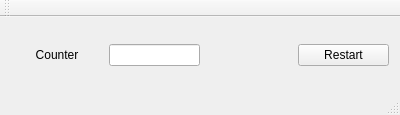
<?xml version="1.0" encoding="UTF-8"?>
<ui version="4.0">
 <class>MainWindow</class>
 <widget class="QMainWindow" name="MainWindow">
  <property name="geometry">
   <rect>
    <x>0</x>
    <y>0</y>
    <width>400</width>
    <height>115</height>
   </rect>
  </property>
  <property name="windowTitle">
   <string>MainWindow</string>
  </property>
  <widget class="QWidget" name="centralWidget">
   <layout class="QHBoxLayout" name="horizontalLayout" stretch="1,1,1,1">
    <item>
     <widget class="QLabel" name="label">
      <property name="text">
       <string>Counter</string>
      </property>
      <property name="alignment">
       <set>Qt::AlignCenter</set>
      </property>
     </widget>
    </item>
    <item>
     <widget class="QLineEdit" name="secondsLeft"/>
    </item>
    <item>
     <spacer name="horizontalSpacer">
      <property name="orientation">
       <enum>Qt::Horizontal</enum>
      </property>
      <property name="sizeHint" stdset="0">
       <size>
        <width>40</width>
        <height>20</height>
       </size>
      </property>
     </spacer>
    </item>
    <item>
     <widget class="QPushButton" name="pushButton">
      <property name="text">
       <string>Restart</string>
      </property>
     </widget>
    </item>
   </layout>
  </widget>
  <widget class="QMenuBar" name="menuBar">
   <property name="geometry">
    <rect>
     <x>0</x>
     <y>0</y>
     <width>400</width>
     <height>26</height>
    </rect>
   </property>
  </widget>
  <widget class="QToolBar" name="mainToolBar">
   <attribute name="toolBarArea">
    <enum>TopToolBarArea</enum>
   </attribute>
   <attribute name="toolBarBreak">
    <bool>false</bool>
   </attribute>
  </widget>
  <widget class="QStatusBar" name="statusBar"/>
 </widget>
 <layoutdefault spacing="6" margin="11"/>
 <resources/>
 <connections/>
</ui>
